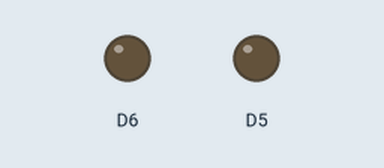
Simulated run of this sketch. Board: ESP8266 (NodeMCU). On the bench: output pins drawn as LEDs (lit = HIGH).

Above: at 0.15 s.
Timing chart, 0 to 1.6 s (numbered marks = the images above):
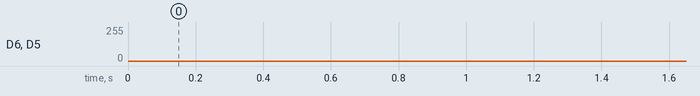

The sketch:

LEDdimmen.ino
```cpp
int intensity = 1;   // Variable für die gewünschte Helligkeit. Läuft von 1 hoch auf 1023,
                     // dann wieder zurück auf 0
int delta = 5;       // Der Unterschied zwischen zwei aufeinanderfolgenden
                     // Helligkeitsstufen. Je größer, desto
                     // schneller ändert sich die Helligkeit.

void setup() {
  pinMode(D6, OUTPUT);
  digitalWrite(D6, LOW);   // externe LED, LOW ist hier AUS
  digitalWrite(D5, LOW);   //
}

void loop() {
   analogWrite(D6, intensity);   // LED D6 wird mit PWM für den Wert intensity angesteuert.
   analogWrite(D5, 1023 - intensity);
   delay(5);                     // 5 ms warten, damit der Effekt überhaupt beobachtbar wird

   // intensity darf nicht über 1023 hinaus laufen und nicht unter 0 sinken. Wir drehen
   // rechtzeitig das Vorzeichen von delta:
   if ( intensity >= 1023 || intensity <= 0 ) delta = delta * -1;
      // Der Operator || steht für 'oder' (wie in Ruby)

   // nun das aktuelle Delta anwenden auf den Wert von intensity:
   intensity += delta;
}
```
